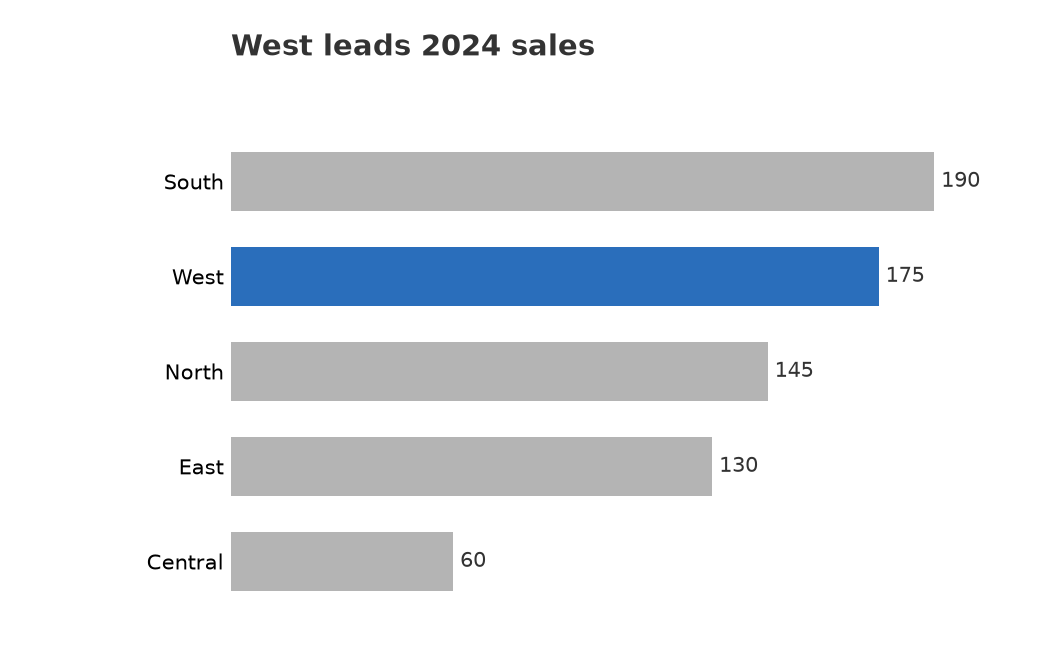

Reproduce this figure in Python.
from simple_eda import load_sample, bar
df = load_sample()
ax = bar(df, "region", "sales_2024",
         title="West leads 2024 sales", highlight="West")
ax.figure.savefig("test.png", dpi=150)  
